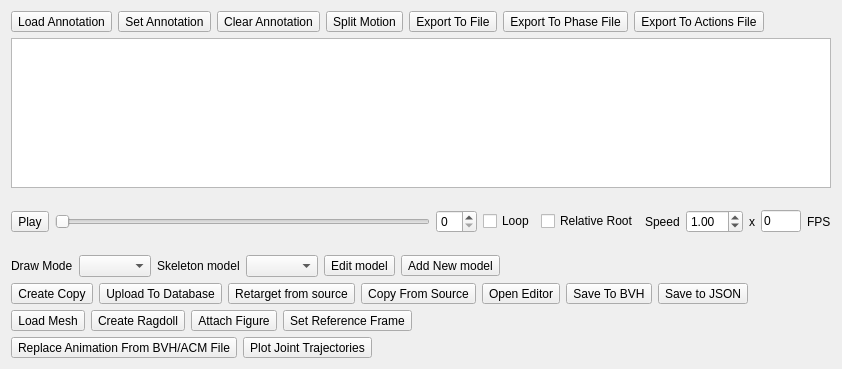
<?xml version="1.0" encoding="UTF-8"?>
<ui version="4.0">
 <class>Form</class>
 <widget class="QWidget" name="Form">
  <property name="geometry">
   <rect>
    <x>0</x>
    <y>0</y>
    <width>842</width>
    <height>369</height>
   </rect>
  </property>
  <property name="windowTitle">
   <string>Form</string>
  </property>
  <layout class="QVBoxLayout" name="verticalLayout">
   <item>
    <layout class="QHBoxLayout" name="horizontalLayout">
     <item>
      <widget class="QToolButton" name="loadAnnotationButton">
       <property name="text">
        <string>Load Annotation</string>
       </property>
      </widget>
     </item>
     <item>
      <widget class="QToolButton" name="setAnnotationButton">
       <property name="text">
        <string>Set Annotation</string>
       </property>
      </widget>
     </item>
     <item>
      <widget class="QToolButton" name="clearAnnotationButton">
       <property name="text">
        <string>Clear Annotation</string>
       </property>
      </widget>
     </item>
     <item>
      <widget class="QToolButton" name="splitMotionButton">
       <property name="text">
        <string>Split Motion</string>
       </property>
      </widget>
     </item>
     <item>
      <widget class="QToolButton" name="saveAnnotationButton">
       <property name="text">
        <string>Export To File</string>
       </property>
      </widget>
     </item>
     <item>
      <widget class="QToolButton" name="exportAnnotationsToPhaseButton">
       <property name="text">
        <string>Export To Phase File</string>
       </property>
      </widget>
     </item>
     <item>
      <widget class="QToolButton" name="exportAnnotationsToActionsButton">
       <property name="text">
        <string>Export To Actions File</string>
       </property>
      </widget>
     </item>
     <item>
      <spacer name="horizontalSpacer">
       <property name="orientation">
        <enum>Qt::Horizontal</enum>
       </property>
       <property name="sizeHint" stdset="0">
        <size>
         <width>40</width>
         <height>20</height>
        </size>
       </property>
      </spacer>
     </item>
    </layout>
   </item>
   <item>
    <widget class="TimeLineLabelView" name="labelView">
     <property name="maximumSize">
      <size>
       <width>16777215</width>
       <height>150</height>
      </size>
     </property>
    </widget>
   </item>
   <item>
    <layout class="QHBoxLayout" name="playerBar">
     <item>
      <widget class="QToolButton" name="animationToggleButton">
       <property name="text">
        <string>Play</string>
       </property>
      </widget>
     </item>
     <item>
      <widget class="QSlider" name="animationFrameSlider">
       <property name="orientation">
        <enum>Qt::Horizontal</enum>
       </property>
      </widget>
     </item>
     <item>
      <widget class="QSpinBox" name="animationFrameSpinBox"/>
     </item>
     <item>
      <widget class="QCheckBox" name="loopAnimationCheckBox">
       <property name="text">
        <string>Loop</string>
       </property>
       <property name="checked">
        <bool>false</bool>
       </property>
      </widget>
     </item>
     <item>
      <widget class="QCheckBox" name="relativeRootCheckBox">
       <property name="text">
        <string>Relative Root</string>
       </property>
      </widget>
     </item>
     <item>
      <widget class="QLabel" name="label_2">
       <property name="text">
        <string>Speed</string>
       </property>
      </widget>
     </item>
     <item>
      <widget class="QDoubleSpinBox" name="animationSpeedDoubleSpinBox">
       <property name="singleStep">
        <double>0.100000000000000</double>
       </property>
       <property name="value">
        <double>1.000000000000000</double>
       </property>
      </widget>
     </item>
     <item>
      <widget class="QLabel" name="label_3">
       <property name="text">
        <string>x</string>
       </property>
      </widget>
     </item>
     <item>
      <widget class="QLineEdit" name="fpsLineEdit">
       <property name="maximumSize">
        <size>
         <width>40</width>
         <height>16777215</height>
        </size>
       </property>
       <property name="text">
        <string>0</string>
       </property>
      </widget>
     </item>
     <item>
      <widget class="QLabel" name="label_5">
       <property name="text">
        <string>FPS</string>
       </property>
      </widget>
     </item>
    </layout>
   </item>
   <item>
    <layout class="QHBoxLayout" name="horizontalLayout_2">
     <item>
      <widget class="QLabel" name="label">
       <property name="text">
        <string>Draw Mode</string>
       </property>
      </widget>
     </item>
     <item>
      <widget class="QComboBox" name="drawModeComboBox"/>
     </item>
     <item>
      <widget class="QLabel" name="label_4">
       <property name="text">
        <string>Skeleton model</string>
       </property>
      </widget>
     </item>
     <item>
      <widget class="QComboBox" name="skeletonModelComboBox"/>
     </item>
     <item>
      <widget class="QToolButton" name="editSkeletonModelButton">
       <property name="text">
        <string>Edit model</string>
       </property>
      </widget>
     </item>
     <item>
      <widget class="QToolButton" name="addNewSkeletonModelButton">
       <property name="text">
        <string>Add New model</string>
       </property>
      </widget>
     </item>
     <item>
      <spacer name="horizontalSpacer_2">
       <property name="orientation">
        <enum>Qt::Horizontal</enum>
       </property>
       <property name="sizeHint" stdset="0">
        <size>
         <width>40</width>
         <height>20</height>
        </size>
       </property>
      </spacer>
     </item>
    </layout>
   </item>
   <item>
    <layout class="QHBoxLayout" name="horizontalLayout_3">
     <item>
      <widget class="QToolButton" name="createCopyButton">
       <property name="text">
        <string>Create Copy</string>
       </property>
      </widget>
     </item>
     <item>
      <widget class="QToolButton" name="uploadToDBButton">
       <property name="text">
        <string>Upload To Database</string>
       </property>
      </widget>
     </item>
     <item>
      <widget class="QToolButton" name="retargetFromSourceButton">
       <property name="text">
        <string>Retarget from source</string>
       </property>
      </widget>
     </item>
     <item>
      <widget class="QToolButton" name="copyFromSourceButton">
       <property name="text">
        <string>Copy From Source</string>
       </property>
      </widget>
     </item>
     <item>
      <widget class="QToolButton" name="openEditorButton">
       <property name="text">
        <string>Open Editor</string>
       </property>
      </widget>
     </item>
     <item>
      <widget class="QToolButton" name="saveToBVHFileButton">
       <property name="text">
        <string>Save To BVH</string>
       </property>
      </widget>
     </item>
     <item>
      <widget class="QToolButton" name="saveToJSONFileButton">
       <property name="text">
        <string>Save to JSON</string>
       </property>
      </widget>
     </item>
     <item>
      <spacer name="horizontalSpacer_3">
       <property name="orientation">
        <enum>Qt::Horizontal</enum>
       </property>
       <property name="sizeHint" stdset="0">
        <size>
         <width>40</width>
         <height>20</height>
        </size>
       </property>
      </spacer>
     </item>
    </layout>
   </item>
   <item>
    <layout class="QHBoxLayout" name="horizontalLayout_4">
     <item>
      <widget class="QToolButton" name="loadAnimatedMeshButton">
       <property name="text">
        <string>Load Mesh</string>
       </property>
      </widget>
     </item>
     <item>
      <widget class="QToolButton" name="createRagdollButton">
       <property name="text">
        <string>Create Ragdoll</string>
       </property>
      </widget>
     </item>
     <item>
      <widget class="QToolButton" name="attachFigureButton">
       <property name="text">
        <string>Attach Figure</string>
       </property>
      </widget>
     </item>
     <item>
      <widget class="QToolButton" name="setReferenceFrameButton">
       <property name="text">
        <string>Set Reference Frame</string>
       </property>
      </widget>
     </item>
     <item>
      <spacer name="horizontalSpacer_4">
       <property name="orientation">
        <enum>Qt::Horizontal</enum>
       </property>
       <property name="sizeHint" stdset="0">
        <size>
         <width>40</width>
         <height>20</height>
        </size>
       </property>
      </spacer>
     </item>
    </layout>
   </item>
   <item>
    <layout class="QHBoxLayout" name="horizontalLayout_5">
     <item>
      <widget class="QToolButton" name="replaceAnimationButton">
       <property name="text">
        <string>Replace Animation From BVH/ACM File</string>
       </property>
      </widget>
     </item>
     <item>
      <widget class="QToolButton" name="plotJointsButton">
       <property name="text">
        <string>Plot Joint Trajectories</string>
       </property>
      </widget>
     </item>
     <item>
      <spacer name="horizontalSpacer_5">
       <property name="orientation">
        <enum>Qt::Horizontal</enum>
       </property>
       <property name="sizeHint" stdset="0">
        <size>
         <width>40</width>
         <height>20</height>
        </size>
       </property>
      </spacer>
     </item>
    </layout>
   </item>
  </layout>
 </widget>
 <customwidgets>
  <customwidget>
   <class>TimeLineLabelView</class>
   <extends>QGraphicsView</extends>
   <header>motion_analysis/gui/widgets/time_line_label_view</header>
  </customwidget>
 </customwidgets>
 <resources/>
 <connections/>
</ui>
